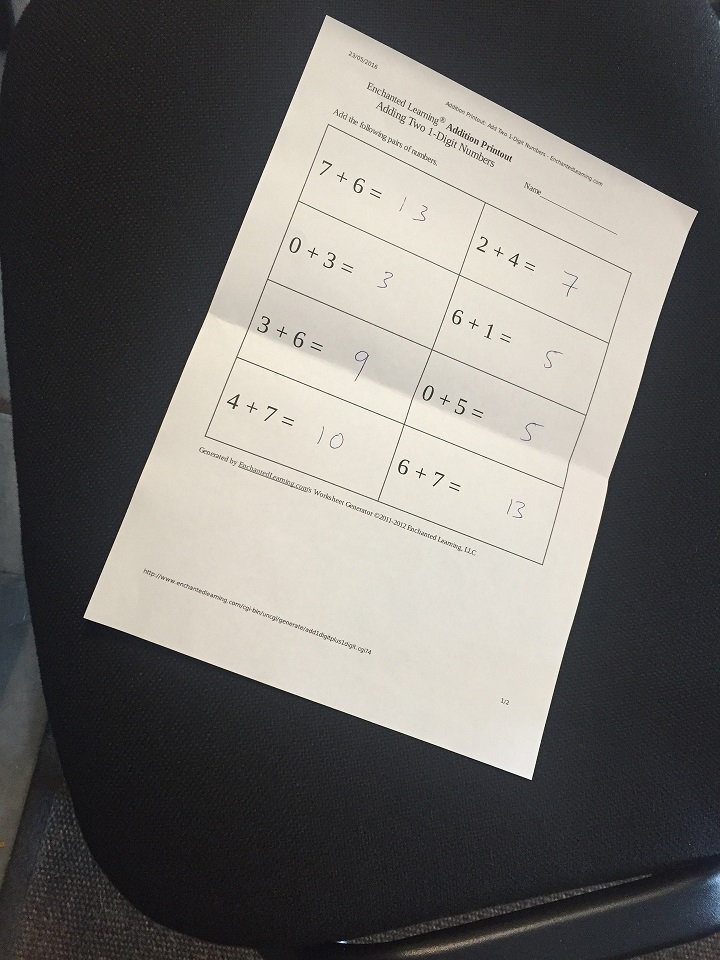
#> input picture images/scan.jpg, 720 x 960 px
$ python perspective.py
#> lines starting #> are read from the running program, lines starting #| are printed output that depends on the picture
import cv2
import numpy as np
import os.path
import matplotlib.pyplot as plt

image = cv2.imread(os.path.dirname(__file__) + '/../images/scan.jpg')
#> image is the input picture: shape (960, 720, 3); mean B, G, R 106.2, 109.5, 111.7

cv2.imshow('Original', image)
cv2.waitKey(0)

# Getting the perspective transform ---------------------------------
# Coordinates of the 4 corners of the original image
points_A = np.float32([[320,15], [700,215], [85,610], [530,780]])

# Coordinates of the 4 corners of the desired output
# We use a ratio of an A4 Paper 1 : 1.41
points_B = np.float32([[0,0], [420,0], [0,594], [420,594]])

# Use the two sets of four points to compute
# the Perspective Transformation matrix, M
M = cv2.getPerspectiveTransform(points_A, points_B)

warped = cv2.warpPerspective(image, M, (420,594))
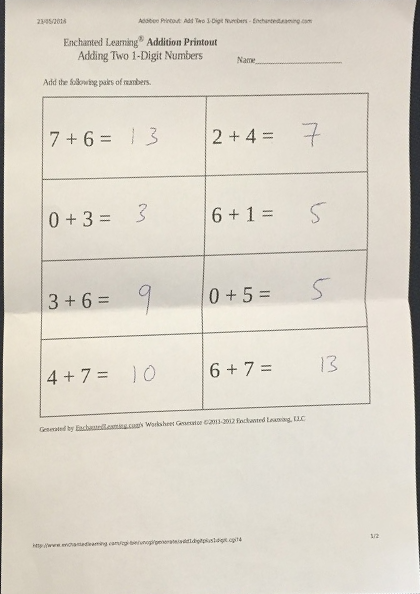
#> warped: shape (594, 420, 3); mean B, G, R 201, 212.6, 218.5

cv2.imshow('warpPerspective', warped)
cv2.waitKey(0)
cv2.destroyAllWindows()

image = cv2.imread('images/ex2.jpg')
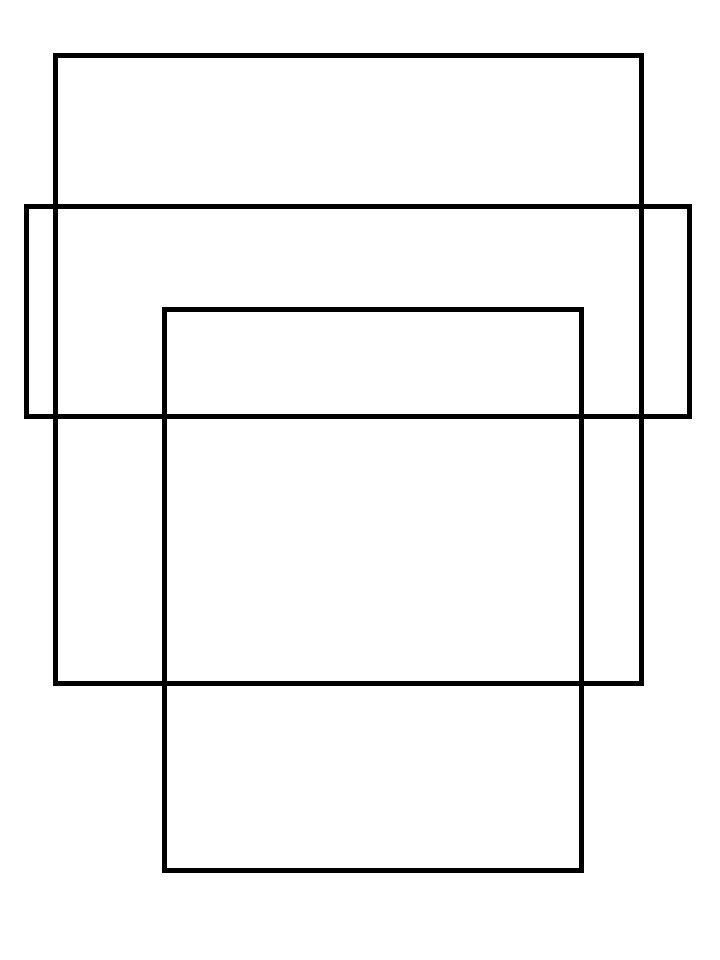
#> input picture images/ex2.jpg, 720 x 960 px, found by its file name
#> image is the input picture: shape (960, 720, 3); min 0, max 255, mean 243.8
rows,cols,ch = image.shape
#> rows = 960; cols = 720; ch = 3

cv2.imshow('Original', image)
cv2.waitKey(0)

# Affine ---------------------------------------------------
# In affine transforms you only need 3 coordinates to obtain the
# correct transform

# Coordinates of 3 corners of the original image
points_A = np.float32([[320,15], [700,215], [85,610]])

# Coordinates of 3 corners of the desired output
# We use a ratio of an A4 Paper 1 : 1.41
points_B = np.float32([[0,0], [420,0], [0,594]])

# Use the two sets of three points to compute
# the Perspective Transformation matrix, M
M = cv2.getAffineTransform(points_A, points_B)

warped = cv2.warpAffine(image, M, (cols, rows))
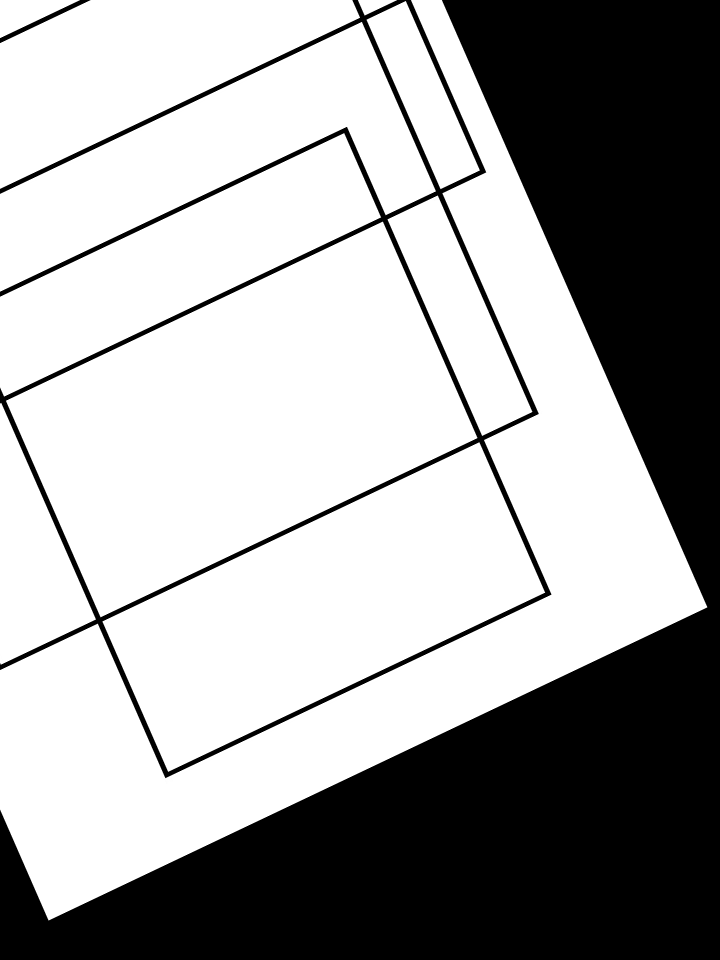
#> warped: shape (960, 720, 3); min 0, max 255, mean 164.5

cv2.imshow('warpPerspective', warped)
cv2.waitKey(0)
cv2.destroyAllWindows()
